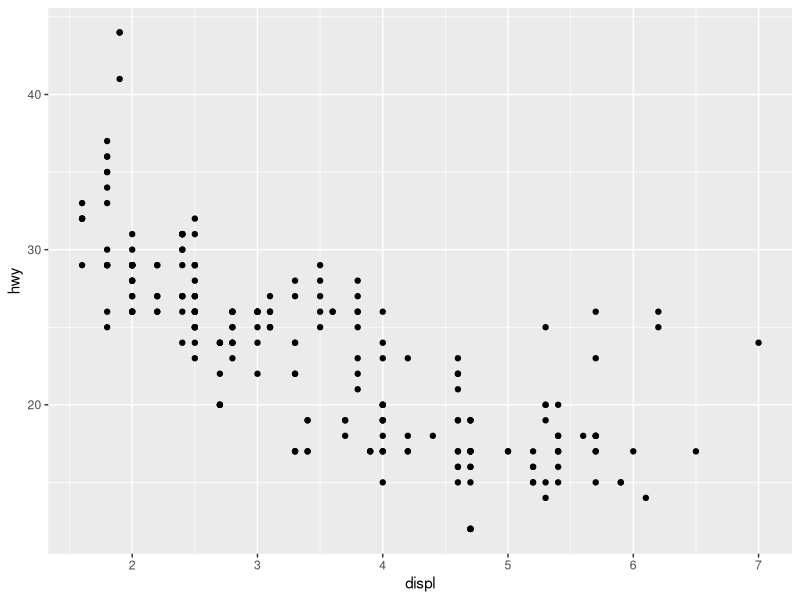
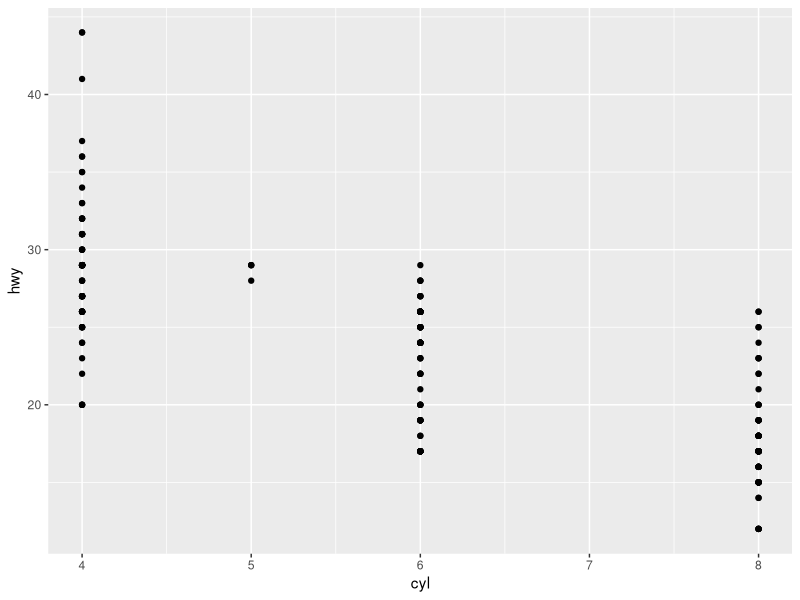
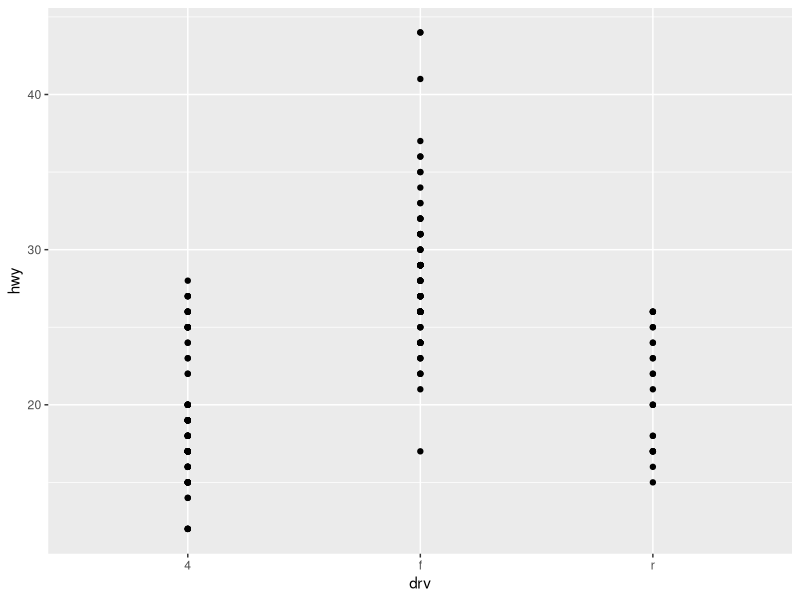
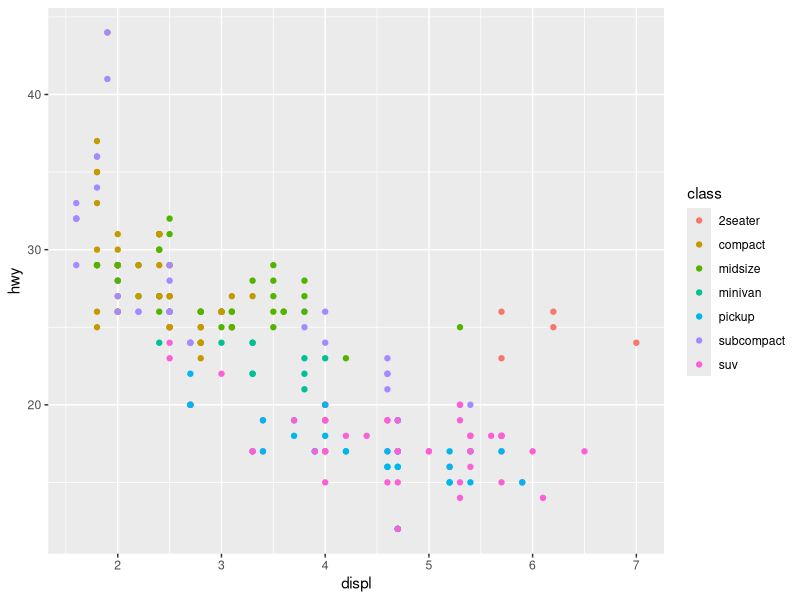
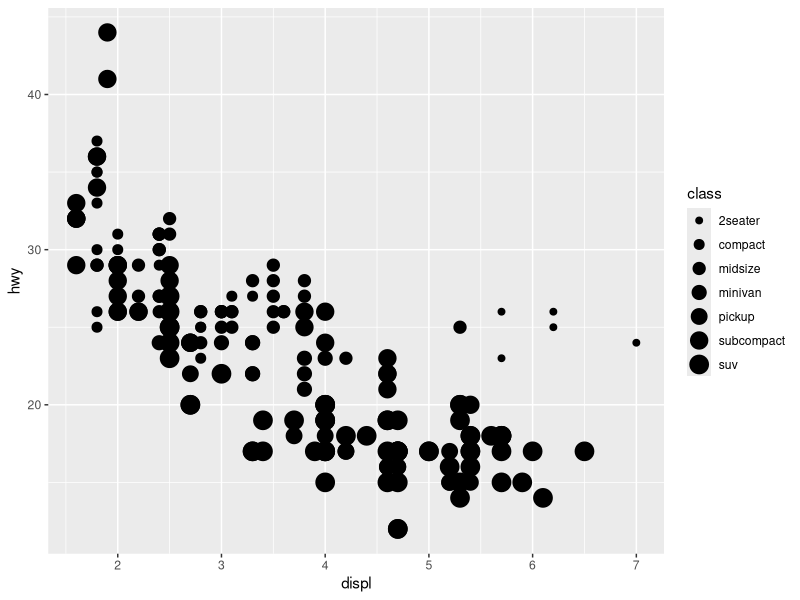
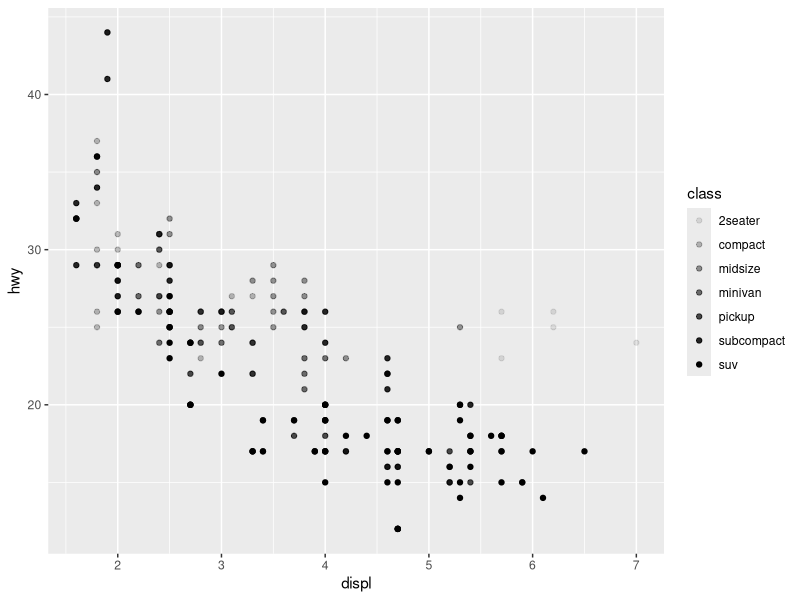
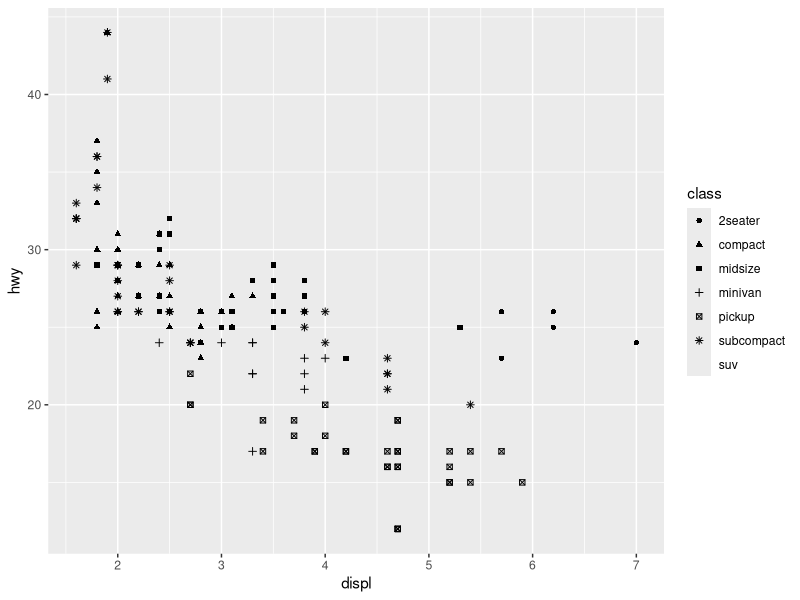
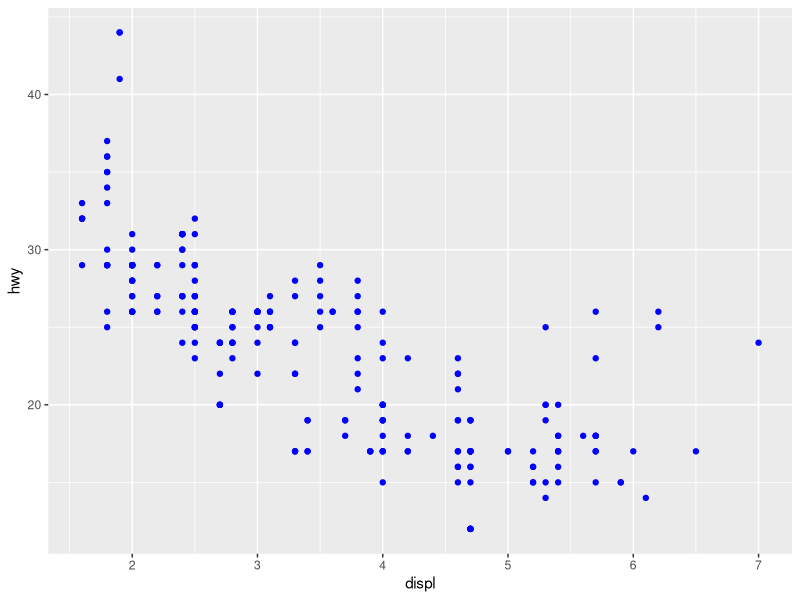

Source code (R) for these figures, in order: (Note: this script raises an error after producing the figures.)

# 加载包
library(tidyverse)

# ggplot  ------------------------------------------------------------------------------

## 3.2 First try  ---------------------------------

ggplot(data = mpg) + 
  geom_point(mapping = aes(x = displ, y = hwy))

ggplot(data = mpg) + 
  geom_point(mapping = aes(x = cyl, y = hwy))

ggplot(data = mpg) + 
  geom_point(mapping = aes(x = drv, y = hwy))

## 3.3 Aesthetic mappings  ------------------------
## size, color, shape，alpha, fill, group, stroke

ggplot(data = mpg) + 
  geom_point(mapping = aes(x = displ, y = hwy, color = class))

ggplot(data = mpg) + 
  geom_point(mapping = aes(x = displ, y = hwy, size = class))

ggplot(data = mpg) + 
  geom_point(mapping = aes(x = displ, y = hwy, alpha = class))

ggplot(data = mpg) + 
  geom_point(mapping = aes(x = displ, y = hwy, shape = class))

## 设置统一的
ggplot(data = mpg) + 
  geom_point(mapping = aes(x = displ, y = hwy), color = 'blue')

# The name of a color as a character string.
# The size of a point in mm.
# The shape of a point as a number

ggplot(data = mpg) + 
  geom_point(mapping = aes(x = displ, y = hwy, color = cyl))

ggplot(data = mpg) + 
  geom_point(mapping = aes(x = displ, y = hwy, color = fl))

## 将同一个变量设置给不同的属性，则会综合一起 
ggplot(data = mpg) + 
  geom_point(mapping = aes(x = displ, y = hwy, color = fl, shape = fl))

ggplot(data = mpg) + 
  geom_point(mapping = aes(x = displ, y = hwy, stroke = cyl))

## 注意以下代码中color = displ < 5，这种设置非常不错！ 
ggplot(data = mpg) + 
  geom_point(mapping = aes(x = displ, y = hwy, color = displ < 5))

ggplot(data = mpg) + 
  geom_point(mapping = aes(x = displ, 
                           y = hwy, 
                           color = hwy > mean(mpg$hwy)))

## 3.5 facets  ------------------------------
## facet_wrap
ggplot(data = mpg) + 
  geom_point(mapping = aes(x = displ, y = hwy)) + 
  facet_wrap(~ class, nrow = 2)
## facet_grid
ggplot(data = mpg) + 
  geom_point(mapping = aes(x = displ, y = hwy)) + 
  facet_grid(. ~ class)
ggplot(data = mpg) + 
  geom_point(mapping = aes(x = displ, y = hwy)) + 
  facet_grid(class ~ .)
## facet_grid two variables
ggplot(data = mpg) + 
  geom_point(mapping = aes(x = displ, y = hwy)) + 
  facet_grid(drv ~ cyl)


ggplot(data = mpg) + 
  geom_point(mapping = aes(x = drv, y = cyl)) + 
  facet_grid(drv ~ cyl)

ggplot(data = mpg) + 
  geom_point(mapping = aes(x = displ, y = hwy)) +
  facet_grid(drv ~ .)
ggplot(data = mpg) + 
  geom_point(mapping = aes(x = displ, y = hwy)) +
  facet_grid(. ~ cyl)

## 3.6 geometric object  -------------------------
## different plot types
ggplot(data = mpg) + 
  geom_point(mapping = aes(x = displ, y = hwy))

ggplot(data = mpg) + 
  geom_smooth(mapping = aes(x = displ, y = hwy))

ggplot(data = mpg) + 
  geom_smooth(mapping = aes(x = displ, y = hwy, linetype = drv))

## multiple geometrics
ggplot(data = mpg) + 
  geom_point(mapping = aes(x = displ, y = hwy, color = drv)) + 
  geom_smooth(mapping = aes(x = displ, y = hwy, color = drv, linetype = drv))
## 更简洁的写法是：
ggplot(data = mpg, 
       mapping = aes(x = displ, y = hwy)) +
  geom_point() +　
  geom_smooth()

## mapping
## 在ggplot()中的mapping是全局的，里面的设置影响所有的图层；
## 在geom_()中的mapping是局部的，里面的设置只影响当前的图层；
ggplot(data = mpg, 
       mapping = aes(x = displ, y = hwy)) + 
  geom_point(mapping = aes(color = drv)) + 
  geom_smooth()

## geom_()中也可以单独设置data
ggplot(data = mpg, 
       mapping = aes(x = displ, y = hwy)) + 
  geom_point(mapping = aes(color = class)) + 
  geom_smooth(data = filter(mpg, class == 'subcompact'), se = FALSE)

## group
ggplot(data = mpg) + 
  geom_smooth(mapping = aes(x = displ, y = hwy, group = drv))

ggplot(data = mpg) + 
  geom_smooth(mapping = aes(x = displ, y = hwy, color = drv), 
              show.legend = FALSE)

geom_line()
geom_boxplot()
geom_histogram()
geom_area()

ggplot(data = mpg, mapping = aes(x = displ, y = hwy, color = drv)) + 
  geom_point() + 
  geom_smooth(se = FALSE)

ggplot(data = mpg, mapping = aes(x = displ, y = hwy)) + 
  geom_point() + 
  geom_smooth()

ggplot() + 
  geom_point(data = mpg, mapping = aes(x = displ, y = hwy)) + 
  geom_smooth(data = mpg, mapping = aes(x = displ, y = hwy))

ggplot(data = mpg, mapping = aes(x = displ, y = hwy)) + 
  geom_point() + 
  geom_smooth(se = FALSE)

ggplot(data = mpg, mapping = aes(x = displ, y = hwy)) + 
  geom_point() + 
  geom_smooth(se = FALSE, 
              mapping = aes(group = drv))

ggplot(data = mpg, mapping = aes(x = displ, y = hwy, color = drv)) + 
  geom_point() + 
  geom_smooth(se = FALSE)

ggplot(data = mpg, mapping = aes(x = displ, y = hwy)) + 
  geom_point(mapping = aes(color = drv)) + 
  geom_smooth(se = FALSE)

ggplot(data = mpg, mapping = aes(x = displ, y = hwy)) + 
  geom_point(mapping = aes(color = drv)) + 
  geom_smooth(se = FALSE, 
              mapping = aes(linetype = drv))

ggplot(data = mpg, mapping = aes(x = displ, y = hwy)) + 
  geom_point(mapping = aes(color = drv))

## 3.7 statistic transformation  -----------------
ggplot(data = diamonds) + 
  geom_bar(mapping = aes(x = cut))
## geom_bar()用的统计变换是count
## 可以用stat_count()代替geom_bar
ggplot(data = diamonds) + 
  stat_count(mapping = aes(x = cut))
  
demo <- tribble(
  ~cut,         ~freq,
  "Fair",       1610,
  "Good",       4906,
  "Very Good",  12082,
  "Premium",    13791,
  "Ideal",      21551
)

ggplot(data = demo) + 
  geom_bar(mapping = aes(x = cut)) # 但结果并不是我们想要的
ggplot(data = demo) + 
  geom_bar(mapping = aes(x = cut, y = freq), 
           stat = 'identity')

ggplot(data = diamonds) + 
  geom_bar(mapping = aes(x = cut, y = ..prop.., group = 1))

ggplot(data = diamonds) + 
  stat_summary(
    mapping = aes(x = cut, y = depth),
    fun.ymin = min,
    fun.ymax = max,
    fun.y = median
  )

ggplot(data = demo) + 
  geom_col(mapping = aes(x = cut, y = freq))

ggplot(data = diamonds) + 
  geom_bar(mapping = aes(x = cut, y = ..prop..)) # 没有group，有问题

ggplot(data = diamonds) + 
  geom_bar(mapping = aes(x = cut, y = ..prop.., group = 1))

ggplot(data = diamonds) + 
  geom_bar(mapping = aes(x = cut, fill = color, y = ..prop..))

ggplot(data = diamonds) + 
  geom_bar(mapping = aes(x = cut, fill = color, y = ..prop.., group = 100))

## 3.8 position adjustments ---------------

ggplot(data = diamonds) + 
  geom_bar(mapping = aes(x = cut, color = cut))

ggplot(data = diamonds) + 
  geom_bar(mapping = aes(x = cut, fill = cut))

ggplot(data = diamonds) + 
  geom_bar(mapping = aes(x = cut, fill = clarity))

## position:stack,identity,fill,dodge,jitter

## stack，堆积，默认
ggplot(data = diamonds) + 
  geom_bar(mapping = aes(x = cut, fill = clarity))

## identity，适用于散点图
ggplot(data = diamonds, mapping = aes(x = cut, fill = clarity)) + 
  geom_bar(alpha = 0.2, position = 'identity')
ggplot(data = diamonds, mapping = aes(x = cut, color = clarity)) + 
  geom_bar(fill = NA, position = 'identity')

## fill，方便对比各项占比
ggplot(data = diamonds) + 
  geom_bar(mapping = aes(x = cut, fill = clarity, color = I('white')), 
           position = 'fill')

## dodge，常规柱形图，对比每项的值
ggplot(data = diamonds) + 
  geom_bar(mapping = aes(x = cut, fill = clarity, color = I('white')),
           position = 'dodge')

## jitter，适用于散点图，添加扰动，画出每一个点
ggplot(data = mpg, mapping = aes(x = displ, y = hwy)) + 
  geom_point(alpha = 0.5, position = 'jitter')

ggplot(data = mpg, mapping = aes(x = displ, y = hwy)) + 
  geom_point() + 
  geom_jitter()

ggplot(data = mpg, mapping = aes(x = cty, y = hwy)) + 
  geom_point() + 
  geom_jitter()

ggplot(data = mpg, mapping = aes(x = drv, y = hwy)) + 
  geom_boxplot()

## coordinate system  -----------------------

## coord_flip(), 转换x/y坐标
ggplot(data = mpg, mapping = aes(x = class, y = hwy)) + 
  geom_boxplot()

ggplot(data = mpg, mapping = aes(x = class, y = hwy)) + 
  geom_boxplot() + 
  coord_flip()

## coord_quickmap()
nz <- map_data('nz')

ggplot(data = nz, 
       mapping = aes(x = long, y = lat, group = group)) + 
  geom_polygon(fill = 'white', color = 'black')

ggplot(data = nz, 
       mapping = aes(x = long, y = lat, group = group)) + 
  geom_polygon(fill = 'white', color = 'black') + 
  coord_quickmap()

ggplot(data = nz, 
       mapping = aes(x = long, y = lat, group = group)) + 
  geom_polygon(fill = 'white', color = 'black') + 
  coord_map()


## coord_polar(), 极坐标系统

p <- ggplot(data = diamonds) + 
  geom_bar(mapping = aes(x = cut, fill = cut), 
           show.legend = FALSE, 
           width = 1) + 
  theme(aspect.ratio = 1) + 
  labs(x = NULL, y = NULL)
p
p + coord_flip()
p + coord_polar()

p <- ggplot(data = diamonds, 
            mapping = aes(x = cut, fill = clarity)) + 
  geom_bar()
  
p + coord_polar()

ggplot(data = mpg, mapping = aes(x = cty, y = hwy)) + 
  geom_point() + 
  geom_abline() + 
  coord_fixed()

